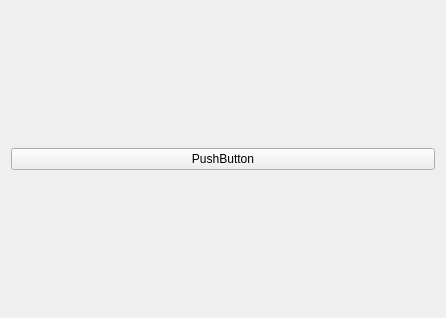
<?xml version="1.0" encoding="UTF-8"?>
<ui version="4.0">
 <class>Widget</class>
 <widget class="QWidget" name="Widget">
  <property name="geometry">
   <rect>
    <x>0</x>
    <y>0</y>
    <width>446</width>
    <height>318</height>
   </rect>
  </property>
  <property name="windowTitle">
   <string>Widget</string>
  </property>
  <property name="styleSheet">
   <string notr="true">.QLabel {
	border: 1px solid blue;
	min-width: 50px;
	max-width: 50px;
	min-height: 50px;
	max-height: 50px;
	padding: 50px;
	margin: 50px;
}</string>
  </property>
  <layout class="QGridLayout" name="gridLayout">
   <item row="0" column="0">
    <widget class="QPushButton" name="pushButton">
     <property name="text">
      <string>PushButton</string>
     </property>
    </widget>
   </item>
  </layout>
 </widget>
 <layoutdefault spacing="6" margin="11"/>
 <resources/>
 <connections/>
</ui>
